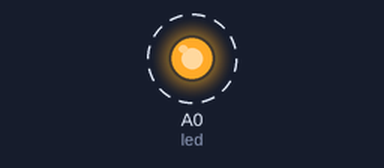
Simulated run of this sketch. Board: Arduino Uno, built with avr-gcc and run on an emulated ATmega328P. Shown: output pins drawn as LEDs (lit = HIGH). Dashed ring = blinking.

Above: at 0.2 s.
Timing chart, 0 to 3.0 s (numbered marks = the images above):
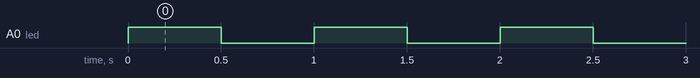

Measured:
- by itself, A0 (led): alternates HIGH for 0.50 s and LOW for 0.50 s

The sketch:

_1.ino
```cpp
/*
Blinking an LED
Version 2

  by Ben Kazemi - ben.kazemi@gmail.com
  22/09/2015
*/
int led = A0; // change this to where you've connected your LED

void setup() {
  pinMode(led, OUTPUT); // here we tell the uC that this pin
                        // should 'source' current (power things)
                        // and not 'sink' current (like your phone when it's charging)
                        // we always connect a current limiting resistor in serial with the LED
/*
                        There's this 'law' called Kirchoffs Voltage law which basically states:
                          The circuits entire voltage source must equal the the sum of all the voltage drops

                          Really this says that all if i have a 5V source, and one LED, then the 5V will go through the LED
                          and blow.
                          With KVL we know we must drop the source voltage to a a level the LED likes,
                            and that's what the resistor does.

                          Maths behind this is simple but left out so we can do more fun stuff,
                            and also because it's not the goal of this session


*/
}

void loop() {
  digitalWrite(led, HIGH);
  delay(500);             // this is actually very inefficient as the program stalls here for
                          //the time you specified and cannot do anything else
                          //, lesson 3 shows a much better way to do this
  digitalWrite(led, LOW);
  delay(500);
}

/*
	measure the current and voltate across the LED!
*/
```
